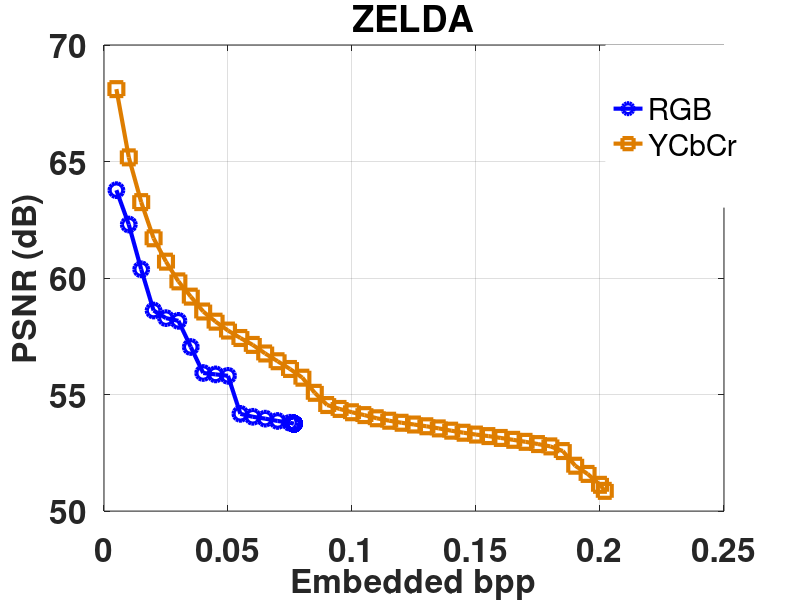

The MATLAB script that drew this image:
function [ ] = Plot_Color_Ni_Data( )
%%%

LENApr = [66.5701034147939,62.4781364084116,60.3213022308652,59.1888595321000,54.5192040042166,52.7499249905981,51.6610530009494,51.1764797851233,51.1755445446878,51.1756336065288,51.1755668099768,51.1754666170751,51.1756113408973,51.1761234793042,51.1762125530185,51.1759898721581];
LENApy = [70.0605256938010,66.4955691990786,64.7831816364659,63.6137248627044,62.5793836431559,61.0825872407328,60.0151211821194,59.1361263020600,57.7381909871545,56.7962166377056,56.0350393679321,55.3313116384920,54.7534940928464,53.9978462235657,53.2988777586120,52.7416944017500];
LENAbr = [0.00499725341796875,0.00999832153320313,0.0149993896484375,0.0199966430664063,0.0249977111816406,0.0299987792968750,0.0349998474121094,0.0377273559570313,0.0377273559570313,0.0377273559570313,0.0377273559570313,0.0377273559570313,0.0377273559570313,0.0377273559570313,0.0377273559570313,0.0377273559570313];
LENAby = [0.00499725341796875,0.00999832153320313,0.0149993896484375,0.0199966430664063,0.0249977111816406,0.0299987792968750,0.0349998474121094,0.0399971008300781,0.0449981689453125,0.0499992370605469,0.0549964904785156,0.0599975585937500,0.0649986267089844,0.0699996948242188,0.0749969482421875,0.0799980163574219];
%--------------------------------------------------------------------------
PLANEpr = [64.0129047663726,62.2620748466652,60.3025957885068,59.6785012038127,59.3191690945438,59.1094097983205,58.7760153025881,58.3674852024346,56.9220541586969,56.1844115089724,55.8977285278029,55.7377436320081,55.6091995758760,55.4505252906505,55.2700939471332,54.9455757670347,54.2068467858836,54.0317307512038,53.8841658327871,53.7966517542005,53.7971607021922,53.7947182955972,53.7955933333890,53.7955322785193,53.7968349686067,53.7942096337330,53.7936196605980,53.7942096337330,53.7981787771409,53.7954305223104,53.7953084180067,53.7971607021922,53.7993600431491,53.7922772618028,53.7965296155569,53.7927856973776,53.7958986206134,53.7987082704467,53.7948607315960,53.7949828233131,53.7955119270868,53.7923992809124,53.7979955060363,53.7954508733614,53.7983416912824,53.7949421256927,53.7930907872962,53.7934162401676,53.7953898204944,53.7955729816704,53.7992378283163,53.7955933333890,53.7950642196981,53.7939451531062,53.7951252679880,53.7962446387460,53.7952066670428,53.7940061856675,53.7966517542005,53.7963260587839,53.7968146110688,53.7959189738581,53.7932738515354,53.7956136852030,53.7966110409376,53.7955526300471,53.7948810799771,53.7943113613398,53.7951252679880,53.7967331818713,53.7944537839927,53.7947589911202,53.7973642980902,53.7958172085886,53.7951049184627,53.7951456176087,53.7975271816810,53.7936400031651,53.7980565955452,53.7960003877907,53.7990952486915,53.7958782674641,53.7947589911202,53.7928467136468]+5;
PLANEpy = [72.7019918875312,70.4438166298809,69.0168029762200,67.9886471954884,67.2161176987934,66.5543255641514,65.8404172860712,65.2638395777470,64.6989285717690,64.2462676913746,63.7924196177639,63.3623457417634,63.0033195907080,62.6416591463683,62.3017504194539,61.9720575119428,61.6787422120613,61.3652070317396,61.0333951338442,60.5857977526851,59.6957282355815,58.9165236811697,58.4776304473414,58.2488712549646,58.0761028618386,57.8893151736904,57.7272570947216,57.5554258762942,57.4023524044725,57.2536787310533,57.1173980949791,56.9556291450190,56.8217150457867,56.6878835534176,56.5992309445066,56.4980331737731,56.4336725571152,56.3485463301866,56.2618593747186,56.1799689589832,56.1057562537708,56.0121274993286,55.9034783224317,55.7881651985126,55.7050833204962,55.6126617894376,54.9724455724779,54.7105707861501,54.4750722603512,54.2155810978917,54.0275853566578,53.9384461649376,53.8385231733549,53.7334181414114,53.6507303571092,53.5903866812857,53.5437183164324,53.4754462047262,53.3228685706569,53.1846720170330,53.0792561955595,52.9602401757824,52.7721052178916,52.6503587364701,52.5607665979135,52.4872218815285,52.4127254684503,52.3585058012343,52.3081324539558,52.2612517813840,52.2195130300539,52.1709834401722,52.1282827580040,52.0879203344198,52.0444333972129,52.0051087771324,51.9666178623655,51.9103376428629,51.7943312102124,51.3628933646724,51.2834350621900,51.2208673119930,51.1830655690943,51.1808023208025];
PLANEbr = [0.00499725341796875,0.00999832153320313,0.0149993896484375,0.0199966430664063,0.0249977111816406,0.0299987792968750,0.0349998474121094,0.0399971008300781,0.0449981689453125,0.0499992370605469,0.0549964904785156,0.0599975585937500,0.0649986267089844,0.0699996948242188,0.0749969482421875,0.0799980163574219,0.0849990844726563,0.0899963378906250,0.0949974060058594,0.0999984741210938,0.100009918212891,0.100009918212891,0.100009918212891,0.100009918212891,0.100009918212891,0.100009918212891,0.100009918212891,0.100009918212891,0.100009918212891,0.100009918212891,0.100009918212891,0.100009918212891,0.100009918212891,0.100009918212891,0.100009918212891,0.100009918212891,0.100009918212891,0.100009918212891,0.100009918212891,0.100009918212891,0.100009918212891,0.100009918212891,0.100009918212891,0.100009918212891,0.100009918212891,0.100009918212891,0.100009918212891,0.100009918212891,0.100009918212891,0.100009918212891,0.100009918212891,0.100009918212891,0.100009918212891,0.100009918212891,0.100009918212891,0.100009918212891,0.100009918212891,0.100009918212891,0.100009918212891,0.100009918212891,0.100009918212891,0.100009918212891,0.100009918212891,0.100009918212891,0.100009918212891,0.100009918212891,0.100009918212891,0.100009918212891,0.100009918212891,0.100009918212891,0.100009918212891,0.100009918212891,0.100009918212891,0.100009918212891,0.100009918212891,0.100009918212891,0.100009918212891,0.100009918212891,0.100009918212891,0.100009918212891,0.100009918212891,0.100009918212891,0.100009918212891,0.100009918212891];
PLANEby = [0.00499725341796875,0.00999832153320313,0.0149993896484375,0.0199966430664063,0.0249977111816406,0.0299987792968750,0.0349998474121094,0.0399971008300781,0.0449981689453125,0.0499992370605469,0.0549964904785156,0.0599975585937500,0.0649986267089844,0.0699996948242188,0.0749969482421875,0.0799980163574219,0.0849990844726563,0.0899963378906250,0.0949974060058594,0.0999984741210938,0.104999542236328,0.109996795654297,0.114997863769531,0.119998931884766,0.125000000000000,0.129997253417969,0.134998321533203,0.139999389648438,0.144996643066406,0.149997711181641,0.154998779296875,0.159999847412109,0.164997100830078,0.169998168945313,0.174999237060547,0.179996490478516,0.184997558593750,0.189998626708984,0.194999694824219,0.199996948242188,0.204998016357422,0.209999084472656,0.214996337890625,0.219997406005859,0.224998474121094,0.229999542236328,0.234996795654297,0.239997863769531,0.244998931884766,0.250000000000000,0.254997253417969,0.259998321533203,0.264999389648438,0.269996643066406,0.274997711181641,0.279998779296875,0.284999847412109,0.289997100830078,0.294998168945313,0.299999237060547,0.304996490478516,0.309997558593750,0.314998626708984,0.319999694824219,0.324996948242188,0.329998016357422,0.334999084472656,0.339996337890625,0.344997406005859,0.349998474121094,0.354999542236328,0.359996795654297,0.364997863769531,0.369998931884766,0.375000000000000,0.379997253417969,0.384998321533203,0.389999389648438,0.394996643066406,0.399997711181641,0.404998779296875,0.409999847412109,0.414997100830078,0.415065765380859];
%--------------------------------------------------------------------------
SAILBOATpr = [60.5676532182673,58.8796916295872,56.0161791166705,53.5168051616909,52.9030600035553,52.8433690709000,52.7802809326206,52.7090856168823,52.6241566667033,52.5468216518764,52.5474476025237,52.5464858131087,52.5465926680814,52.5456921156071,52.5469743144474,52.5447459735085,52.5478751328652,52.5477835156774];
SAILBOATpy = [61.5945619840756,60.2604604164052,58.9546753219091,55.5672853748840,54.6811741735198,54.0978371931330,53.9768522605503,53.8446114051411,53.6631096052550,53.4589730143278,53.2525470856341,53.1894662480337,53.0027769684806,52.5120024910444,52.2342336891497,52.0690343605757,51.3979510909402,51.3577588709218];
SAILBOATbr = [0.00499725341796875,0.00999832153320313,0.0149993896484375,0.0199966430664063,0.0249977111816406,0.0299987792968750,0.0349998474121094,0.0399971008300781,0.0449981689453125,0.0473365783691406,0.0473365783691406,0.0473365783691406,0.0473365783691406,0.0473365783691406,0.0473365783691406,0.0473365783691406,0.0473365783691406,0.0473365783691406];
SAILBOATby = [0.00499725341796875,0.00999832153320313,0.0149993896484375,0.0199966430664063,0.0249977111816406,0.0299987792968750,0.0349998474121094,0.0399971008300781,0.0449981689453125,0.0499992370605469,0.0549964904785156,0.0599975585937500,0.0649986267089844,0.0699996948242188,0.0749969482421875,0.0799980163574219,0.0849990844726563,0.0866088867187500];
%--------------------------------------------------------------------------
SPLASHpr = [71.1434898716381,67.3593721520266,65.7953517979171,64.3486098602802,63.1261196222964,61.5223400167386,60.8138592386168,59.8834240436635,58.7165206699367,57.8396103409191,57.0749689758140,56.4238951801372,55.8402869279850,55.3433861857531,54.8508987035205,54.4378919848644,54.0722757329031,53.7415309556248,53.4264372238096,53.1520143019127,52.8865370435202,52.6303461008628,52.3864431024387,52.2404602974522,52.1044339234067,51.9934006517054,51.8934280204410,51.7536481873469,51.4154219420982,50.9587400774855,50.8345584488180,50.7621237505873,50.7072477036399,50.6893243552904];
SPLASHpy = [68.6494833921332,66.0010887195876,64.5579146835496,61.4897850466244,59.5692374980236,55.9755298124980,55.1298298460012,54.6866178065170,54.3727167892349,53.8522955739646,53.4483260928392,53.1777641925252,52.9834226261419,52.8097150955654,52.7081032043287,52.5821530840951,51.9387648069564,51.6329586488185,51.6061019279129,51.6071961303612,51.6088564020650,51.6052783843226,51.6056962824489,51.6060281713740,51.6077617812850,51.6069010373842,51.6076265102311,51.6081676197283,51.6069871040979,51.6087087966535,51.6066797308090,51.6068395622043,51.6075773218016,51.6082660105171];
SPLASHbr = [0.00499725341796875,0.00999832153320313,0.0149993896484375,0.0199966430664063,0.0249977111816406,0.0299987792968750,0.0349998474121094,0.0399971008300781,0.0449981689453125,0.0499992370605469,0.0549964904785156,0.0599975585937500,0.0649986267089844,0.0699996948242188,0.0749969482421875,0.0799980163574219,0.0849990844726563,0.0899963378906250,0.0949974060058594,0.0999984741210938,0.104999542236328,0.109996795654297,0.114997863769531,0.119998931884766,0.125000000000000,0.129997253417969,0.134998321533203,0.139999389648438,0.144996643066406,0.149997711181641,0.154998779296875,0.159999847412109,0.164997100830078,0.166271209716797];
SPLASHby = [0.00499725341796875,0.00999832153320313,0.0149993896484375,0.0199966430664063,0.0249977111816406,0.0299987792968750,0.0349998474121094,0.0399971008300781,0.0449981689453125,0.0499992370605469,0.0549964904785156,0.0599975585937500,0.0649986267089844,0.0699996948242188,0.0749969482421875,0.0799980163574219,0.0849990844726563,0.0899963378906250,0.0907974243164063,0.0907974243164063,0.0907974243164063,0.0907974243164063,0.0907974243164063,0.0907974243164063,0.0907974243164063,0.0907974243164063,0.0907974243164063,0.0907974243164063,0.0907974243164063,0.0907974243164063,0.0907974243164063,0.0907974243164063,0.0907974243164063,0.0907974243164063];
%--------------------------------------------------------------------------
JELLYBEANSpy = [76.9045722911270,72.9914651814242,70.5940667882709,69.3378684845909,68.2741395343868,67.5498184580601,66.7279175800256,65.3941985385740,63.6803969880756,61.9728600024417,61.0730085721195,60.5491179931194,60.2784425279437,60.0219443489888,59.8132229047971,59.6373705111399,59.5163412193800,59.4033285171225,59.2638359372268,59.2003593561527,59.1436504150853,59.0347862102756,58.5335565864579,57.9318869720508,57.4873241344309,57.2421422419544,56.7836043444773,56.3411157647442,56.1782073010329,56.1064838225786,56.0460623795944,56.0223107360779,55.9671665279975,55.6397746489066,55.2908348360917,54.8866746184465,54.6544051011800,54.6079035450914,54.6044941490892,54.6083207053303,54.6070448119279,54.6057938189270,54.6105789738483,54.6095478795014,54.6056221421262,54.6030723144562,54.6083943260028,54.6097197115600,54.6067994907797,54.6070938778205,54.6062598330270,54.6067258971373,54.6073637501391,54.6017244528585,54.6037586592651,54.6077808585289,54.6047393400459,54.6053523780067,54.6072656128102] + 3;
JELLYBEANSpr = [71.9260296082216,69.3051791077314,67.7464726918375,63.5572982650578,62.7979724750366,62.2344609881315,61.8672789934521,61.5289770084038,61.2176062095819,60.9561885148154,60.6708898651414,60.3687474876667,60.0766597439474,59.7994151389256,59.5267624359055,58.0157749402956,56.7826730554651,56.0754799191630,55.8862187897565,55.7536232561572,55.6196564569970,55.5092225312194,55.4090749305503,55.2955468404593,55.2031650866627,55.1054372612117,54.9993215425820,54.8772395382033,54.7124052722845,54.6312030967405,54.6132806197819,54.5930102145535,54.5647119155091,54.5219215538704,54.4807161759564,54.2925482659882,54.1597613368761,54.0402487360760,53.9044650147444];
JELLYBEANSbr = [0.00499725341796875,0.00999832153320313,0.0149993896484375,0.0199966430664063,0.0249977111816406,0.0299987792968750,0.0349998474121094,0.0399971008300781,0.0449981689453125,0.0499992370605469,0.0549964904785156,0.0599975585937500,0.0649986267089844,0.0699996948242188,0.0749969482421875,0.0799980163574219,0.0849990844726563,0.0899963378906250,0.0949974060058594,0.0999984741210938,0.104999542236328,0.109996795654297,0.114997863769531,0.119998931884766,0.125000000000000,0.129997253417969,0.134998321533203,0.139999389648438,0.144996643066406,0.149997711181641,0.154998779296875,0.159999847412109,0.164997100830078,0.169998168945313,0.174999237060547,0.179996490478516,0.184997558593750,0.189998626708984,0.190437316894531];
JELLYBEANSby = [0.00499725341796875,0.00999832153320313,0.0149993896484375,0.0199966430664063,0.0249977111816406,0.0299987792968750,0.0349998474121094,0.0399971008300781,0.0449981689453125,0.0499992370605469,0.0549964904785156,0.0599975585937500,0.0649986267089844,0.0699996948242188,0.0749969482421875,0.0799980163574219,0.0849990844726563,0.0899963378906250,0.0949974060058594,0.0999984741210938,0.104999542236328,0.109996795654297,0.114997863769531,0.119998931884766,0.125000000000000,0.129997253417969,0.134998321533203,0.139999389648438,0.144996643066406,0.149997711181641,0.154998779296875,0.159999847412109,0.164997100830078,0.169998168945313,0.174999237060547,0.179996490478516,0.184997558593750,0.189998626708984,0.194999694824219,0.199996948242188,0.204998016357422,0.209999084472656,0.214996337890625,0.219997406005859,0.224998474121094,0.229999542236328,0.234996795654297,0.239997863769531,0.244998931884766,0.250000000000000,0.254997253417969,0.259998321533203,0.264999389648438,0.269996643066406,0.274997711181641,0.279998779296875,0.284999847412109,0.289997100830078,0.290939331054688];
%--------------------------------------------------------------------------
CARpr = [70.5302698792053,68.4924297935146,67.5156540713439,65.7348163902358,64.7686435019276,63.9019823841721,63.1872542292734,62.4257112638135,59.3831666944190,58.3270854244172,58.0980803230732,57.9324145150303,57.5503498853784,56.9895081818494,56.9898903506327,56.9873431937465,56.9856883425246,56.9823381390989,56.9873431937465,56.9865793379038,56.9869188128031,56.9858580418376,56.9858580418376,56.9853489637900] - 7;
CARpy = [65.5581140111651,62.9884221275902,61.3624168325951,59.6703855358149,58.6519732559360,57.7667892364793,57.6913743107052,57.6119018973663,54.8928013999995,54.7502474104335,54.1947597384919,54.1620415221493,54.1177157074491,54.0764640258829,54.0324184530842,53.9909859693406,53.9459401363652,53.8602412395631,53.8033135105891,53.7249800405861,53.6046199284460,52.8654907998258,52.6985284058754,52.6660997075132];
CARbr = [0.00499725341796875,0.00999832153320313,0.0149993896484375,0.0199966430664063,0.0249977111816406,0.0299987792968750,0.0349998474121094,0.0399971008300781,0.0449981689453125,0.0499992370605469,0.0549964904785156,0.0599975585937500,0.0649986267089844,0.0695800781250000,0.0695800781250000,0.0695800781250000,0.0695800781250000,0.0695800781250000,0.0695800781250000,0.0695800781250000,0.0695800781250000,0.0695800781250000,0.0695800781250000,0.0695800781250000];
CARby = [0.00499725341796875,0.00999832153320313,0.0149993896484375,0.0199966430664063,0.0249977111816406,0.0299987792968750,0.0349998474121094,0.0399971008300781,0.0449981689453125,0.0499992370605469,0.0549964904785156,0.0599975585937500,0.0649986267089844,0.0699996948242188,0.0749969482421875,0.0799980163574219,0.0849990844726563,0.0899963378906250,0.0949974060058594,0.0999984741210938,0.104999542236328,0.109996795654297,0.114997863769531,0.115909576416016];
%--------------------------------------------------------------------------
PEPPERpr = [59.1306247702761,57.3724446548932,56.2014648840009,55.6414865099876,53.6649853387033,53.2695882490405,52.8336547858769,52.6291168429549,51.8254446316904,51.2316914666266,50.9861925326258,50.5832618285677,50.3032150045868,50.1575369362966,50.0211676732010,49.8424775595294,49.6918976125657,49.6941844996257,49.6922536231003,49.6927520868825,49.6921191268016,49.6919529900655,49.6925226281938,49.6920241907456,49.6921824186586];
PEPPERpy = [60.0324559239767,58.4517482707229,57.9793043682787,57.3046056451741,56.6801264552453,56.1012895746317,55.1439650637695,54.9795231891569,54.9300354025060,54.8251035920793,54.7363749254172,54.6222572317735,54.4788102366007,54.3251647688469,54.0581780978681,53.7918095536393,53.5951064822445,53.4106886483380,53.2456201939539,53.1135256370021,52.9745862452185,52.6932041456332,52.2351997919916,51.8003304013687,50.6079356976331];
PEPPERbr = [0.00499725341796875,0.00999832153320313,0.0149993896484375,0.0199966430664063,0.0249977111816406,0.0299987792968750,0.0349998474121094,0.0399971008300781,0.0449981689453125,0.0499992370605469,0.0549964904785156,0.0599975585937500,0.0649986267089844,0.0699996948242188,0.0749969482421875,0.0799980163574219,0.0849304199218750,0.0849304199218750,0.0849304199218750,0.0849304199218750,0.0849304199218750,0.0849304199218750,0.0849304199218750,0.0849304199218750,0.0849304199218750];
PEPPERby = [0.00499725341796875,0.00999832153320313,0.0149993896484375,0.0199966430664063,0.0249977111816406,0.0299987792968750,0.0349998474121094,0.0399971008300781,0.0449981689453125,0.0499992370605469,0.0549964904785156,0.0599975585937500,0.0649986267089844,0.0699996948242188,0.0749969482421875,0.0799980163574219,0.0849990844726563,0.0899963378906250,0.0949974060058594,0.0999984741210938,0.104999542236328,0.109996795654297,0.114997863769531,0.119998931884766,0.124282836914063];
%--------------------------------------------------------------------------
ZELDApr = [58.7710501702717,57.2963992102974,55.3762808972015,53.6061142207912,53.2795336907278,53.1629606721828,52.0409004110349,50.9250660644542,50.8653269711558,50.8036589199390,49.1721158615622,49.0462528637573,48.9661262342148,48.8666634433324,48.7895098439581,48.7509919148469,48.7518774402840,48.7521832751867,48.7510683559654,48.7520749561955,48.7518583263177,48.7504122801485,48.7517245309087,48.7508963653407,48.7514378403401,48.7515779978091,48.7519029257033,48.7517309020252,48.7505778821684,48.7507562298675,48.7520112404039,48.7517563865846,48.7511256876873,48.7520494697667,48.7517181598016,48.7513550221435,48.7518328411601,48.7522788530108,48.7517181598016,48.7514888061691,48.7514187283084] + 5;
ZELDApy = [68.1067487689760,65.1782183862666,63.2578843752419,61.7054495918978,60.7028223296103,59.8565546037645,59.2021965031676,58.5638965526973,58.1281095425837,57.7462199672997,57.4269841257902,57.1298352954586,56.7627992464180,56.4297514991649,56.0975535591044,55.7238250455249,55.0742636330524,54.5506679374948,54.3824903390062,54.2404466837791,54.1183513956148,53.9824789789335,53.8773997297358,53.7896546798123,53.7147600480618,53.6392696555594,53.5477340201368,53.4502240729294,53.3617011078341,53.2832405492706,53.2178265963495,53.1379805161689,53.0574119351807,52.9709994907201,52.8755400910403,52.7758370995308,52.5759396922848,51.9462032004345,51.5944761632435,51.1268131971617,50.8678671749433];
ZELDAbr = [0.00499725341796875,0.00999832153320313,0.0149993896484375,0.0199966430664063,0.0249977111816406,0.0299987792968750,0.0349998474121094,0.0399971008300781,0.0449981689453125,0.0499992370605469,0.0549964904785156,0.0599975585937500,0.0649986267089844,0.0699996948242188,0.0749969482421875,0.0765495300292969,0.0765495300292969,0.0765495300292969,0.0765495300292969,0.0765495300292969,0.0765495300292969,0.0765495300292969,0.0765495300292969,0.0765495300292969,0.0765495300292969,0.0765495300292969,0.0765495300292969,0.0765495300292969,0.0765495300292969,0.0765495300292969,0.0765495300292969,0.0765495300292969,0.0765495300292969,0.0765495300292969,0.0765495300292969,0.0765495300292969,0.0765495300292969,0.0765495300292969,0.0765495300292969,0.0765495300292969,0.0765495300292969];
ZELDAby = [0.00499725341796875,0.00999832153320313,0.0149993896484375,0.0199966430664063,0.0249977111816406,0.0299987792968750,0.0349998474121094,0.0399971008300781,0.0449981689453125,0.0499992370605469,0.0549964904785156,0.0599975585937500,0.0649986267089844,0.0699996948242188,0.0749969482421875,0.0799980163574219,0.0849990844726563,0.0899963378906250,0.0949974060058594,0.0999984741210938,0.104999542236328,0.109996795654297,0.114997863769531,0.119998931884766,0.125000000000000,0.129997253417969,0.134998321533203,0.139999389648438,0.144996643066406,0.149997711181641,0.154998779296875,0.159999847412109,0.164997100830078,0.169998168945313,0.174999237060547,0.179996490478516,0.184997558593750,0.189998626708984,0.194999694824219,0.199996948242188,0.201930999755859];
%--------------------------------------------------------------------------

% Create figure
figure1 = figure;

% Create axes
axes1 = axes('Parent',figure1,'FontWeight','bold','FontSize',24);
box(axes1,'on');
grid(axes1,'on');
hold(axes1,'all');

% Create plot
plot(ZELDAbr,ZELDApr,'Parent',axes1,'MarkerSize',10,'Marker','o','LineWidth',3,...
    'Color',[0 0 1],...
    'DisplayName','RGB');

% Create plot
plot(ZELDAby,ZELDApy,'Parent',axes1,'MarkerSize',10,'Marker','square','LineWidth',3,...
    'Color',[0.8706 0.4902 0],...
    'DisplayName','YCbCr');

title('ZELDA');

% Create xlabel
xlabel('Embedded bpp','FontWeight','bold','FontSize',24);

% Create ylabel
ylabel('PSNR (dB)','FontWeight','bold','FontSize',24);

% Create legend
legend1 = legend(axes1,'show');
set(legend1,'EdgeColor',[1 1 1],'YColor',[1 1 1],'XColor',[1 1 1],...
    'Position',[0.7573 0.6548 0.1469 0.2699]);

% %--------------------------------------------------------------------------

% max_cap = [ 9890 21515; 20067 52935 ; 26217 66807; 12409 22704; 23802 43578; 49992 76268; 18240 30385; 22264 32580 ];
% max_cap = max_cap./(512*512);
% 
% % Create figure
% figure1 = figure;
% 
% % Create axes
% axes1 = axes('Parent',figure1,...
%     'YTickLabel',{'Lena','Zelda','Plane','Sailboat','Splash','Jellybeans','Car','Pepper'},...
%     'YTick',[1 2 3 4 5 6 7 8],...
%     'XTick',[0 0.2 0.4 0.6 0.8 1 1.2 1.4 1.6 1.8 2],...
%     'XGrid','on',...
%     'FontWeight','bold',...
%     'FontSize',24);
% box(axes1,'on');
% hold(axes1,'all');
% 
% % Create multiple lines using matrix input to bar
% bar1 = bar(max_cap,'Horizontal','on','BarWidth',1,'Parent',axes1);
% set(bar1(1),'FaceColor',[0.4784 0.06275 0.8941],'DisplayName','RGB');
% set(bar1(2),'FaceColor',[0.749 0.749 0],'DisplayName','YCbCr');
% 
% % Create ylabel
% ylabel('Test Images','FontWeight','bold','FontSize',24);
% 
% % Create xlabel
% xlabel('Embedding Capacity (bpp)','FontWeight','bold','FontSize',24);
% 
% % Create legend
% legend1 = legend(axes1,'show');
% set(legend1,'YColor',[1 1 1],'XColor',[1 1 1]);

end

